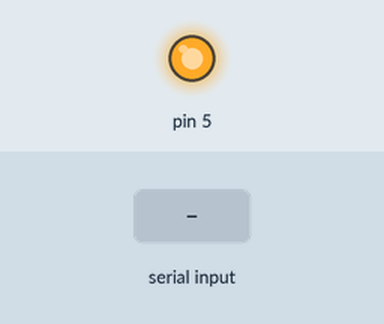
Bench run of a sketch on a simulated Arduino Uno, built with avr-gcc and run on an emulated ATmega328P. Shown: output pins drawn as LEDs (lit = HIGH). The inputs (shaded band) are chosen by the test bench. What the sketch prints to the serial monitor is not drawn.

Above: at 1.2 s.
1.3 s: "a" received over Serial
At 2.2 s:
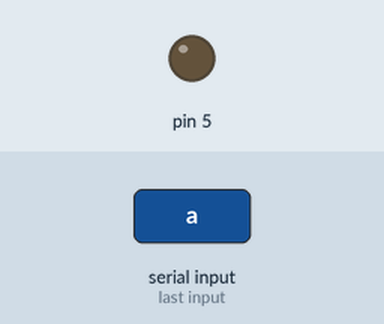
Timing chart, 0 to 4.8 s (numbered marks = the images above; inputs shaded):
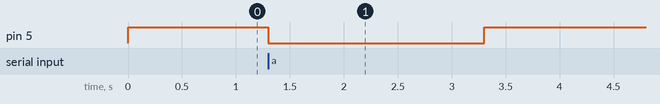

Measured:
- after the input at 1.3 s, pin 5: HIGH → LOW at once, → HIGH 2.0 s later

The sketch:

abrir_trava.ino
```cpp
void setup()
{
     Serial.begin(9600);
     pinMode(5,OUTPUT);
     digitalWrite(5,HIGH);
     Serial.print("Porta fechada");
}
void loop()
{
  char cmd;
  if (Serial.available()>0)
    {
        cmd = Serial.read();
        if (cmd == 'a')
        {
           digitalWrite(5,LOW);
           Serial.print("Porta aberta");
           delay(2000);
           digitalWrite(5,HIGH);
           Serial.print("Porta fechada");
         }
  }
}
```
